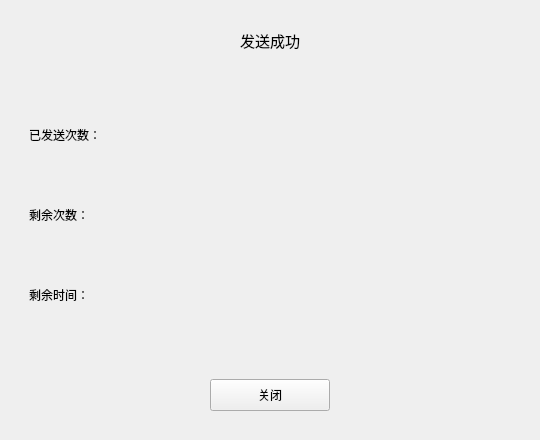
<?xml version="1.0" encoding="UTF-8"?>
<ui version="4.0">
 <class>qq_send_success</class>
 <widget class="QWidget" name="qq_send_success">
  <property name="geometry">
   <rect>
    <x>0</x>
    <y>0</y>
    <width>540</width>
    <height>440</height>
   </rect>
  </property>
  <property name="windowTitle">
   <string>QBOMB </string>
  </property>
  <layout class="QVBoxLayout" name="verticalLayout">
   <property name="spacing">
    <number>0</number>
   </property>
   <property name="leftMargin">
    <number>20</number>
   </property>
   <property name="topMargin">
    <number>20</number>
   </property>
   <property name="rightMargin">
    <number>20</number>
   </property>
   <property name="bottomMargin">
    <number>20</number>
   </property>
   <item>
    <widget class="QWidget" name="widget" native="true">
     <layout class="QVBoxLayout" name="verticalLayout_2" stretch="0,1,1">
      <property name="spacing">
       <number>0</number>
      </property>
      <property name="leftMargin">
       <number>0</number>
      </property>
      <property name="topMargin">
       <number>0</number>
      </property>
      <property name="rightMargin">
       <number>0</number>
      </property>
      <property name="bottomMargin">
       <number>0</number>
      </property>
      <item>
       <widget class="QWidget" name="widget_7" native="true">
        <layout class="QHBoxLayout" name="horizontalLayout_6">
         <item>
          <widget class="QLabel" name="label_6">
           <property name="sizePolicy">
            <sizepolicy hsizetype="Expanding" vsizetype="Preferred">
             <horstretch>0</horstretch>
             <verstretch>0</verstretch>
            </sizepolicy>
           </property>
           <property name="minimumSize">
            <size>
             <width>75</width>
             <height>0</height>
            </size>
           </property>
           <property name="maximumSize">
            <size>
             <width>16777215</width>
             <height>16777215</height>
            </size>
           </property>
           <property name="font">
            <font>
             <pointsize>11</pointsize>
            </font>
           </property>
           <property name="cursor">
            <cursorShape>ArrowCursor</cursorShape>
           </property>
           <property name="text">
            <string>发送成功</string>
           </property>
           <property name="alignment">
            <set>Qt::AlignCenter</set>
           </property>
          </widget>
         </item>
        </layout>
       </widget>
      </item>
      <item>
       <widget class="QWidget" name="widget_2" native="true">
        <layout class="QGridLayout" name="gridLayout">
         <item row="0" column="0">
          <widget class="QLabel" name="label">
           <property name="sizePolicy">
            <sizepolicy hsizetype="Fixed" vsizetype="Fixed">
             <horstretch>0</horstretch>
             <verstretch>0</verstretch>
            </sizepolicy>
           </property>
           <property name="text">
            <string>已发送次数：</string>
           </property>
          </widget>
         </item>
         <item row="0" column="1">
          <widget class="QLabel" name="label_4">
           <property name="text">
            <string/>
           </property>
          </widget>
         </item>
         <item row="1" column="0">
          <widget class="QLabel" name="label_2">
           <property name="sizePolicy">
            <sizepolicy hsizetype="Preferred" vsizetype="Fixed">
             <horstretch>0</horstretch>
             <verstretch>0</verstretch>
            </sizepolicy>
           </property>
           <property name="text">
            <string>剩余次数：</string>
           </property>
          </widget>
         </item>
         <item row="1" column="1">
          <widget class="QLabel" name="label_5">
           <property name="text">
            <string/>
           </property>
          </widget>
         </item>
         <item row="2" column="0">
          <widget class="QLabel" name="label_3">
           <property name="sizePolicy">
            <sizepolicy hsizetype="Preferred" vsizetype="Fixed">
             <horstretch>0</horstretch>
             <verstretch>0</verstretch>
            </sizepolicy>
           </property>
           <property name="text">
            <string>剩余时间：</string>
           </property>
          </widget>
         </item>
         <item row="2" column="1">
          <widget class="QLabel" name="label_7">
           <property name="text">
            <string/>
           </property>
          </widget>
         </item>
        </layout>
       </widget>
      </item>
      <item>
       <widget class="QWidget" name="widget_5" native="true">
        <property name="maximumSize">
         <size>
          <width>16777215</width>
          <height>50</height>
         </size>
        </property>
        <layout class="QHBoxLayout" name="horizontalLayout_4">
         <item>
          <widget class="QPushButton" name="pushButton_2">
           <property name="maximumSize">
            <size>
             <width>120</width>
             <height>35</height>
            </size>
           </property>
           <property name="cursor">
            <cursorShape>PointingHandCursor</cursorShape>
           </property>
           <property name="text">
            <string>关闭</string>
           </property>
          </widget>
         </item>
        </layout>
       </widget>
      </item>
     </layout>
    </widget>
   </item>
  </layout>
 </widget>
 <resources/>
 <connections/>
</ui>
